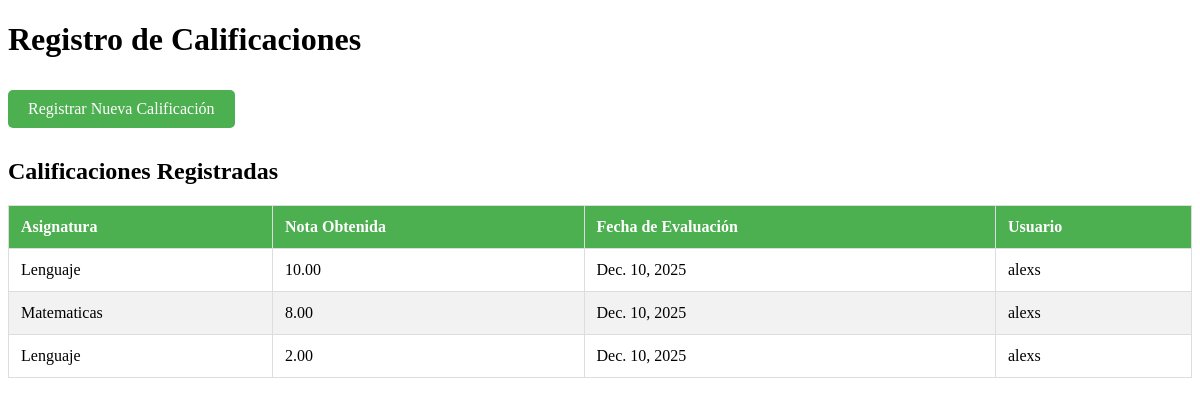
Page /calificaciones/ on the committed database.
### calificacion/models.py (models this page shows, shortened)
class RegistroCalificacion(models.Model):
    Actividad = models.CharField(max_length=255, blank=True, null=True)
    Asignatura = models.CharField(max_length=255)
    Nota_Obtenida = models.DecimalField(
        max_digits=5,
        decimal_places=2,
        help_text="Nota obtenida en la asignatura"
    )
    Fecha_Evaluacion = models.DateField()
    N_registro = models.ForeignKey(
        User,
        on_delete=models.CASCADE,
        verbose_name="Usuario"
    )
    class Meta:
        verbose_name = "Registro de Calificación"
        verbose_name_plural = "Registros de Calificaciones"

### calificacion/views.py (the view)
# urls.py: path('calificaciones/', views.listar_calificaciones, name='listar_calificaciones'),
def listar_calificaciones(request):
    calificaciones = RegistroCalificacion.objects.all()
    return render(request, 'calificacion/listar.html', {
        'calificaciones': calificaciones
    })

### calificacion/templates/calificacion/listar.html (shortened to what this page needs)
<!DOCTYPE html>
<html>
<head>
</head>
<body>
    <h1>Registro de Calificaciones</h1>
    <a href="{% url 'registrar_calificacion' %}" class="btn">
        Registrar Nueva Calificación
    </a>
    <h2>Calificaciones Registradas</h2>
    {% if calificaciones %}
        <table>
            <thead>
                <tr>
                    <th>Asignatura</th>
                    <th>Nota Obtenida</th>
                    <th>Fecha de Evaluación</th>
                    <th>Usuario</th>
                </tr>
            </thead>
            <tbody>
                {% for calificacion in calificaciones %}
                <tr>
                    <td>{{ calificacion.Asignatura }}</td>
                    <td>{{ calificacion.Nota_Obtenida }}</td>
                    <td>{{ calificacion.Fecha_Evaluacion }}</td>
                    <td>{{ calificacion.N_registro.username }}</td>
                </tr>
                {% endfor %}
            </tbody>
        </table>
    {% else %}
        <p>No hay calificaciones registradas.</p>
    {% endif %}
</body>
</html>

### calificacion/templates/calificacion/listar.html (style rules this page uses)
table { border-collapse: collapse; width: 100%; margin: 20px 0; }
th, td { border: 1px solid #ddd; padding: 12px; text-align: left; }
th { background-color: #4CAF50; color: white; }
tr:nth-child(even) { background-color: #f2f2f2; }
.btn { background-color: #4CAF50; color: white; padding: 10px 20px; text-decoration: none; border-radius: 5px; margin: 10px 0; display: inline-block; }

### rows in the picture
RegistroCalificacion: Asignatura "Lenguaje", Nota_Obtenida "10.00", Fecha_Evaluacion "Dec. 10, 2025", N_registro.username "alexs"
RegistroCalificacion: Asignatura "Matematicas", Nota_Obtenida "8.00", Fecha_Evaluacion "Dec. 10, 2025", N_registro.username "alexs"
RegistroCalificacion: Asignatura "Lenguaje", Nota_Obtenida "2.00", Fecha_Evaluacion "Dec. 10, 2025", N_registro.username "alexs"
